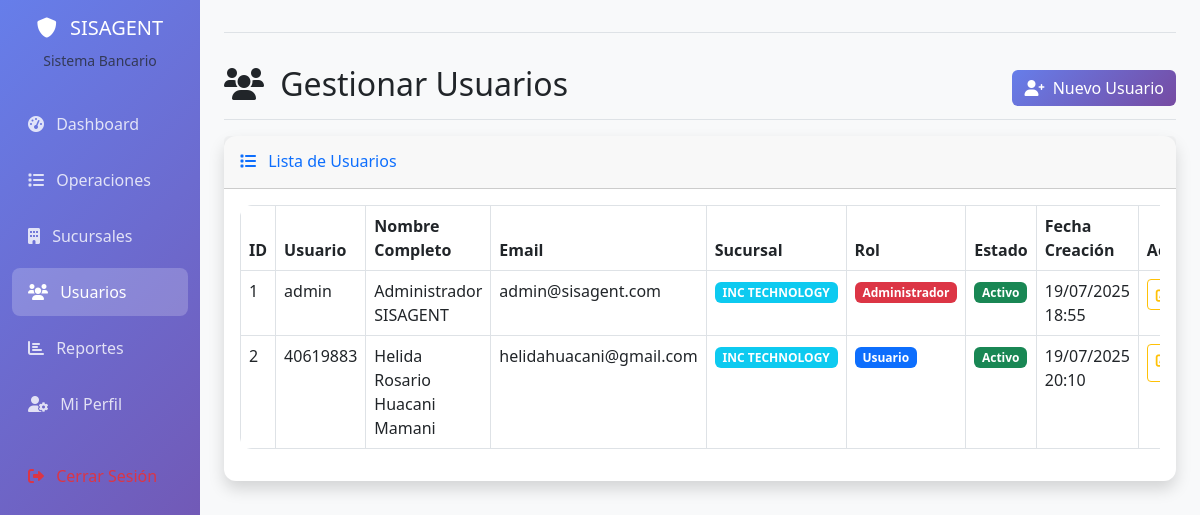
/admin/usuarios (signed in), run on the app's committed database.
### app.py (models this page shows)
class Usuario(UserMixin, db.Model):
    id = db.Column(db.Integer, primary_key=True)
    username = db.Column(db.String(80), unique=True, nullable=False)
    email = db.Column(db.String(120), unique=True, nullable=False)
    password_hash = db.Column(db.String(200), nullable=False)
    nombre_completo = db.Column(db.String(100), nullable=False)
    es_admin = db.Column(db.Boolean, default=False)
    sucursal_id = db.Column(db.Integer, db.ForeignKey('sucursal.id'), nullable=True)
    activo = db.Column(db.Boolean, default=True)
    created_at = db.Column(db.DateTime, default=datetime.utcnow)
    operaciones = db.relationship('Operacion', backref='usuario', lazy=True)

class Sucursal(db.Model):
    id = db.Column(db.Integer, primary_key=True)
    nombre = db.Column(db.String(100), nullable=False)
    direccion = db.Column(db.String(200))
    activa = db.Column(db.Boolean, default=True)
    created_at = db.Column(db.DateTime, default=datetime.utcnow)
    usuarios = db.relationship('Usuario', backref='sucursal', lazy=True)
    operaciones = db.relationship('Operacion', backref='sucursal', lazy=True)

### app.py (the view)
@app.route('/admin/usuarios')
@login_required
def admin_usuarios():
    if not current_user.es_admin:
        flash('Acceso denegado', 'error')
        return redirect(url_for('dashboard'))
    usuarios = Usuario.query.all()
    return render_template('admin_usuarios.html', usuarios=usuarios)

### app.py (called while the page is built)
@login_manager.user_loader
def load_user(user_id):
    return Usuario.query.get(int(user_id))

### templates/admin_usuarios.html (shortened to what this page needs)
{% extends "base.html" %}
{% block content %}
<div class="d-flex justify-content-between flex-wrap flex-md-nowrap align-items-center pt-3 pb-2 mb-3 border-bottom">
    <h1 class="h2">
        <i class="fas fa-users me-2"></i>
        Gestionar Usuarios
    </h1>
    <div class="btn-toolbar mb-2 mb-md-0">
        <a href="{{ url_for('crear_usuario') }}" class="btn btn-primary">
            <i class="fas fa-user-plus me-1"></i>
            Nuevo Usuario
        </a>
    </div>
</div>
<div class="card shadow mb-4">
    <div class="card-header py-3">
        <h6 class="m-0 font-weight-bold text-primary">
            <i class="fas fa-list me-2"></i>
            Lista de Usuarios
        </h6>
    </div>
    <div class="card-body">
        {% if usuarios %}
        <div class="table-responsive">
            <table class="table table-bordered" width="100%" cellspacing="0">
                <thead>
                    <tr>
                        <th>ID</th>
                        <th>Usuario</th>
                        <th>Nombre Completo</th>
                        <th>Email</th>
                        <th>Sucursal</th>
                        <th>Rol</th>
                        <th>Estado</th>
                        <th>Fecha Creación</th>
                        <th>Acciones</th>
                    </tr>
                </thead>
                <tbody>
                    {% for usuario in usuarios %}
                    <tr>
                        <td>{{ usuario.id }}</td>
                        <td class="font-weight-bold">{{ usuario.username }}</td>
                        <td>{{ usuario.nombre_completo }}</td>
                        <td>{{ usuario.email }}</td>
                        <td>
                            {% if usuario.sucursal %}
                            <span class="badge bg-info">{{ usuario.sucursal.nombre }}</span>
                            {% else %}
                            <span class="badge bg-secondary">Sin sucursal</span>
                            {% endif %}
                        </td>
                        <td>
                            {% if usuario.es_admin %}
                            <span class="badge bg-danger">Administrador</span>
                            {% else %}
                            <span class="badge bg-primary">Usuario</span>
                            {% endif %}
                        </td>
                        <td>
                            {% if usuario.activo %}
                            <span class="badge bg-success">Activo</span>
                            {% else %}
                            <span class="badge bg-danger">Inactivo</span>
                            {% endif %}
                        </td>
                        <td>{{ usuario.created_at.strftime('%d/%m/%Y %H:%M') }}</td>
                        <td>
                            <div class="btn-group btn-group-sm" role="group">
                                <a href="{{ url_for('editar_usuario', usuario_id=usuario.id) }}"
                                   class="btn btn-outline-warning"
                                   title="Editar">
                                    <i class="fas fa-edit"></i>
                                </a>
                            </div>
                        </td>
                    </tr>
                    {% endfor %}
                </tbody>
            </table>
        </div>
        {% endif %}
    </div>
</div>
{% endblock %}

### templates/base.html (style rules this page uses)
.card { border: none; box-shadow: 0 0.125rem 0.25rem rgba(0, 0, 0, 0.075); border-radius: 0.75rem; }
.btn-primary { background: linear-gradient(135deg, #667eea 0%, #764ba2 100%); border: none; }
.table { border-radius: 0.75rem; overflow: hidden; }

### data on the page
Usuario: id "1", username "admin", nombre_completo "Administrador SISAGENT", email "admin@sisagent.com", sucursal.nombre "INC TECHNOLOGY", es_admin "Administrador", activo "Activo", created_at "19/07/2025 18:55"
Usuario: id "2", username "40619883", nombre_completo "Helida Rosario Huacani Mamani", email "helidahuacani@gmail.com", sucursal.nombre "INC TECHNOLOGY", es_admin "Usuario", activo "Activo", created_at "19/07/2025 20:10"
